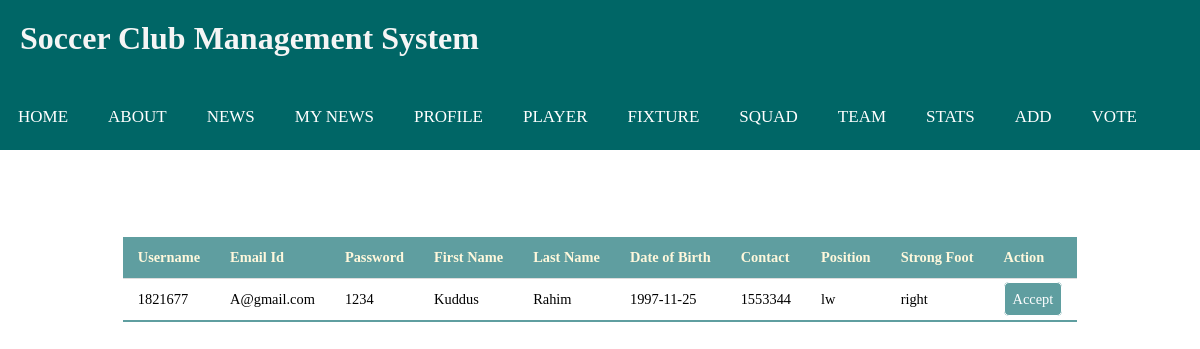
The page /add.php (signed in) on the database its author committed.
### tables this page shows
CREATE TABLE `request` (
  `id` int(11) NOT NULL,
  `username` varchar(255) NOT NULL,
  `email` varchar(200) NOT NULL,
  `password` varchar(255) NOT NULL,
  `f_name` varchar(255) NOT NULL,
  `l_name` varchar(255) NOT NULL,
  `date_of_birth` date NOT NULL,
  `contact` int(11) NOT NULL,
  `position` varchar(255) NOT NULL,
  `strong_foot` varchar(255) NOT NULL,
  `hired_date` timestamp NOT NULL DEFAULT current_timestamp() ON UPDATE current_timestamp(),
  `contract` int(11) NOT NULL,
  `agent_id` varchar(255) NOT NULL,
  `team_id` int(11) NOT NULL,
  `appearance` int(11) NOT NULL,
  `goals` int(11) NOT NULL,
  `assist` int(11) NOT NULL,
  `clean_sheet` int(11) NOT NULL,
  `yellow_card` int(11) NOT NULL,
  `red_card` int(11) NOT NULL,
  `Main_team` varchar(255) NOT NULL
);

### add.php (the view, shortened to what this page needs)
 <!DOCTYPE html>
  <html>
  <head>
  </head>
  <body>
  	<?php  include("index1.php");?>
    <center>
  		<table class="pd_table">
  		<tr>
  		<th><b>Username</b></th>
  		<th><b>Email Id</b></th>
  		<th><b>Password</b></th>
  		<th><b>First Name</b></th>
  		<th><b>Last Name</b></th>
  		<th><b>Date of Birth</b></th>
  		<th><b>Contact</b></th>
  		<th><b>Position</b></th>
  		<th><b>Strong Foot</b></th>
  		<th><b>Action</b></th>
  	</tr>
  	<?php
  	$show= "SELECT * FROM request ";
  	$run=mysqli_query($link,$show);
  	if($run==true){
  		while($data = mysqli_fetch_array($run)){ ?>
  			<tr>
  			<td><?php echo $data['username']; ?></td>
  			<td><?php echo $data['email']; ?></td><td><?php echo $data['password']; ?></td>
  			<td><?php echo $data['f_name']; ?></td>
  			<td><?php echo $data['l_name']; ?></td>
  			<td><?php echo $data['date_of_birth']; ?></td>
  			<td><?php echo $data['contact']; ?></td>
  			<td><?php echo $data['position']; ?></td>
  			<td><?php echo $data['strong_foot']; ?></td>
  			<td><a style="background :cadetblue;border:1px solid ;border-radius:5px;color:white;padding:8px;text-decoration: none;" href="form4.php?edit_id=<?php echo $data["id"];?>">Accept</a></td>
  			</tr>
  	<?php }
  	}?>
</table>
  </center>
  </body>
  </html>

### test.css (style rules this page uses)
* { margin: 0; padding: 0; box-sizing: border-box; }
.pd_table { border-collapse: collapse; margin: 25px 0; font-size: 0.9em; min-width: 400px; top: 0; }
.pd_table th { background-color: cadetblue; color: cornsilk; text-align: left; font-weight: bold; }
.pd_table th, .pd_table td { padding: 12px 15px; }
.pd_table tr { border-bottom: 1px solid #dddddd; }
.pd_table tbody tr:nth-of-type(even) { background-color: #ffffff; }
.pd_table tbody tr:last-of-type { border-bottom: 2px solid cadetblue ; }

### rows shown on the page
request: username "1821677", email "A@gmail.com", password "1234", f_name "Kuddus", l_name "Rahim", date_of_birth "1997-11-25", contact "1553344", position "lw", strong_foot "right"
